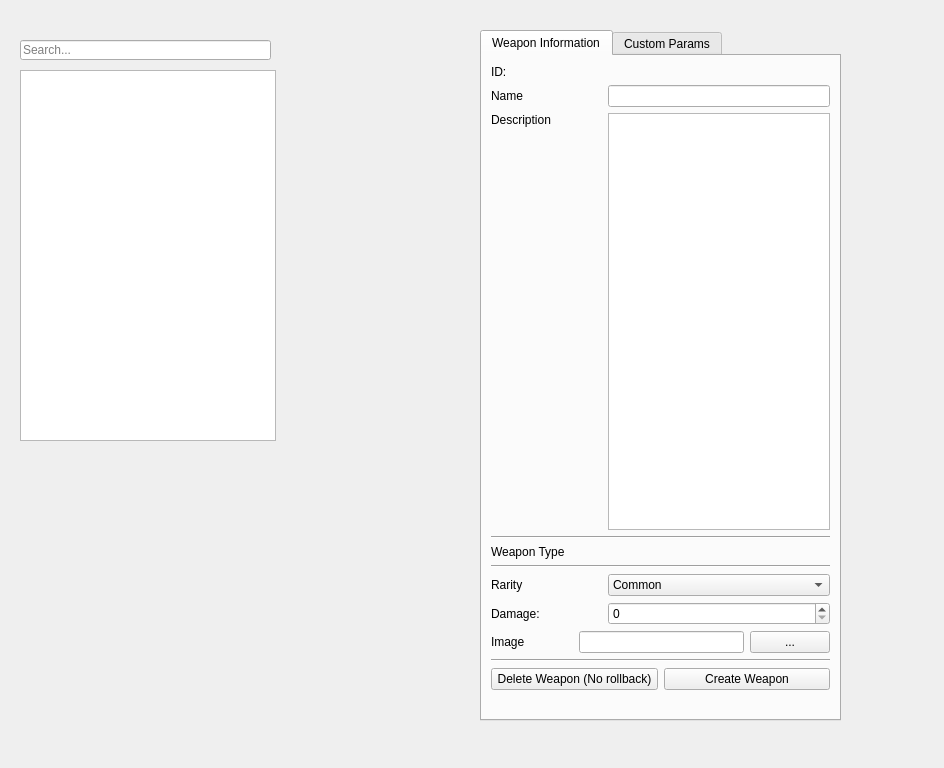
<?xml version="1.0" encoding="UTF-8"?>
<ui version="4.0">
 <class>Form</class>
 <widget class="QWidget" name="Form">
  <property name="geometry">
   <rect>
    <x>0</x>
    <y>0</y>
    <width>944</width>
    <height>768</height>
   </rect>
  </property>
  <property name="windowTitle">
   <string>Form</string>
  </property>
  <widget class="QListWidget" name="listWeapons">
   <property name="geometry">
    <rect>
     <x>20</x>
     <y>70</y>
     <width>256</width>
     <height>371</height>
    </rect>
   </property>
  </widget>
  <widget class="QLineEdit" name="leFilter">
   <property name="geometry">
    <rect>
     <x>20</x>
     <y>40</y>
     <width>251</width>
     <height>20</height>
    </rect>
   </property>
   <property name="placeholderText">
    <string>Search...</string>
   </property>
  </widget>
  <widget class="QTabWidget" name="tabWidget">
   <property name="geometry">
    <rect>
     <x>480</x>
     <y>30</y>
     <width>361</width>
     <height>691</height>
    </rect>
   </property>
   <property name="currentIndex">
    <number>0</number>
   </property>
   <widget class="QWidget" name="tab">
    <attribute name="title">
     <string>Weapon Information</string>
    </attribute>
    <layout class="QVBoxLayout" name="verticalLayout_3">
     <item>
      <layout class="QVBoxLayout" name="verticalLayout" stretch="0,0,2,0,0,0,0,0,0,0,0">
       <item>
        <widget class="QLabel" name="id_label">
         <property name="text">
          <string>ID:</string>
         </property>
        </widget>
       </item>
       <item>
        <layout class="QHBoxLayout" name="horizontalLayout" stretch="1,2">
         <item>
          <widget class="QLabel" name="label">
           <property name="text">
            <string>Name</string>
           </property>
          </widget>
         </item>
         <item>
          <widget class="QLineEdit" name="leTitle"/>
         </item>
        </layout>
       </item>
       <item>
        <layout class="QHBoxLayout" name="horizontalLayout_2" stretch="1,2">
         <item>
          <widget class="QLabel" name="label_2">
           <property name="text">
            <string>Description</string>
           </property>
           <property name="alignment">
            <set>Qt::AlignLeading|Qt::AlignLeft|Qt::AlignTop</set>
           </property>
          </widget>
         </item>
         <item>
          <widget class="QTextEdit" name="leDescription"/>
         </item>
        </layout>
       </item>
       <item>
        <widget class="Line" name="line_3">
         <property name="orientation">
          <enum>Qt::Horizontal</enum>
         </property>
        </widget>
       </item>
       <item>
        <widget class="QLabel" name="label_8">
         <property name="text">
          <string>Weapon Type</string>
         </property>
        </widget>
       </item>
       <item>
        <widget class="Line" name="line_2">
         <property name="orientation">
          <enum>Qt::Horizontal</enum>
         </property>
        </widget>
       </item>
       <item>
        <layout class="QHBoxLayout" name="horizontalLayout_5" stretch="1,2">
         <item>
          <widget class="QLabel" name="label_6">
           <property name="text">
            <string>Rarity</string>
           </property>
          </widget>
         </item>
         <item>
          <widget class="QComboBox" name="comboBox">
           <item>
            <property name="text">
             <string>Common</string>
            </property>
           </item>
           <item>
            <property name="text">
             <string>Non Common</string>
            </property>
           </item>
           <item>
            <property name="text">
             <string>Rare</string>
            </property>
           </item>
           <item>
            <property name="text">
             <string>Epic</string>
            </property>
           </item>
           <item>
            <property name="text">
             <string>Legendary</string>
            </property>
           </item>
          </widget>
         </item>
        </layout>
       </item>
       <item>
        <layout class="QHBoxLayout" name="horizontalLayout_4" stretch="1,2">
         <item>
          <widget class="QLabel" name="label_5">
           <property name="text">
            <string>Damage:</string>
           </property>
          </widget>
         </item>
         <item>
          <widget class="QSpinBox" name="sbDamage"/>
         </item>
        </layout>
       </item>
       <item>
        <layout class="QHBoxLayout" name="horizontalLayout_3" stretch="1,2,0">
         <item>
          <widget class="QLabel" name="label_3">
           <property name="text">
            <string>Image</string>
           </property>
          </widget>
         </item>
         <item>
          <widget class="QLineEdit" name="leImage"/>
         </item>
         <item>
          <widget class="QPushButton" name="btnImage">
           <property name="text">
            <string>...</string>
           </property>
          </widget>
         </item>
        </layout>
       </item>
       <item>
        <widget class="Line" name="line">
         <property name="orientation">
          <enum>Qt::Horizontal</enum>
         </property>
        </widget>
       </item>
       <item>
        <layout class="QHBoxLayout" name="horizontalLayout_12">
         <item>
          <widget class="QPushButton" name="btnRemoveNode">
           <property name="minimumSize">
            <size>
             <width>0</width>
             <height>0</height>
            </size>
           </property>
           <property name="font">
            <font/>
           </property>
           <property name="text">
            <string>Delete Weapon (No rollback)</string>
           </property>
          </widget>
         </item>
         <item>
          <widget class="QPushButton" name="pushButton">
           <property name="text">
            <string>Create Weapon</string>
           </property>
          </widget>
         </item>
        </layout>
       </item>
      </layout>
     </item>
     <item>
      <widget class="QLabel" name="label_4">
       <property name="text">
        <string/>
       </property>
       <property name="alignment">
        <set>Qt::AlignCenter</set>
       </property>
      </widget>
     </item>
    </layout>
   </widget>
   <widget class="QWidget" name="tab_2">
    <attribute name="title">
     <string>Custom Params</string>
    </attribute>
    <layout class="QVBoxLayout" name="verticalLayout_2">
     <item>
      <layout class="QHBoxLayout" name="horizontalLayout_7">
       <item>
        <widget class="QLabel" name="label_7">
         <property name="text">
          <string>Custom parameters:</string>
         </property>
        </widget>
       </item>
       <item>
        <widget class="QPushButton" name="btnCustomParameters">
         <property name="text">
          <string>Edit Custom param List</string>
         </property>
        </widget>
       </item>
      </layout>
     </item>
     <item>
      <widget class="QScrollArea" name="scrollCustomParams">
       <property name="widgetResizable">
        <bool>true</bool>
       </property>
       <widget class="QWidget" name="scrollAreaWidgetContents">
        <property name="geometry">
         <rect>
          <x>0</x>
          <y>0</y>
          <width>339</width>
          <height>613</height>
         </rect>
        </property>
        <layout class="QVBoxLayout" name="verticalLayout_9">
         <item>
          <layout class="QHBoxLayout" name="horizontalLayout_13"/>
         </item>
        </layout>
       </widget>
      </widget>
     </item>
    </layout>
   </widget>
  </widget>
  <widget class="QWidget" name="horizontalLayoutWidget_4">
   <property name="geometry">
    <rect>
     <x>70</x>
     <y>560</y>
     <width>241</width>
     <height>80</height>
    </rect>
   </property>
   <layout class="QHBoxLayout" name="horizontalLayout_8"/>
  </widget>
 </widget>
 <resources/>
 <connections/>
</ui>
